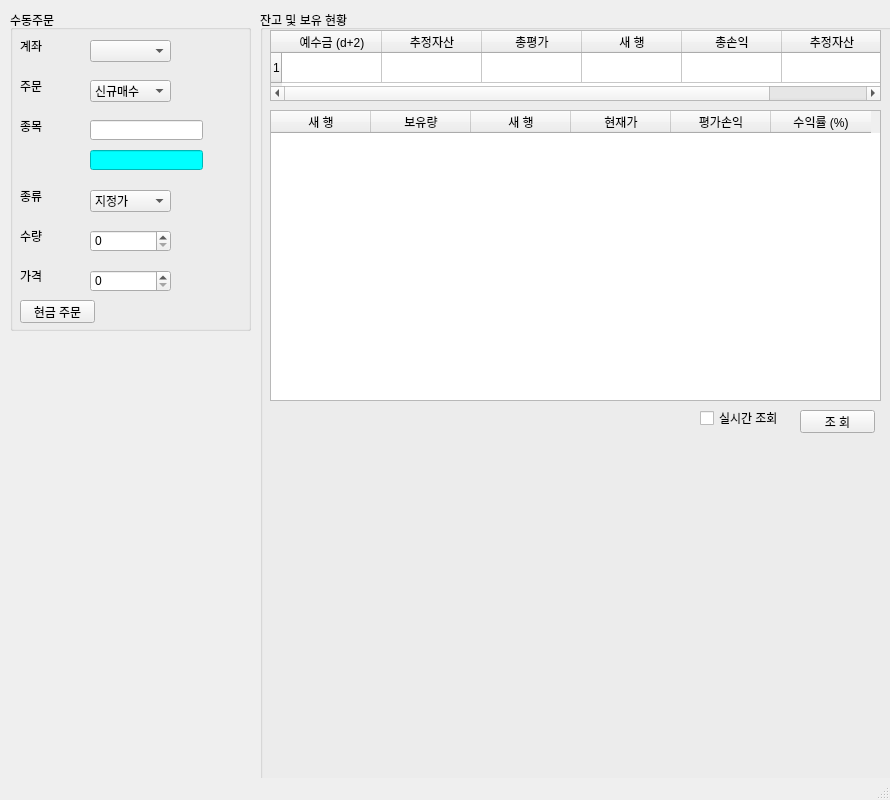
<?xml version="1.0" encoding="UTF-8"?>
<ui version="4.0">
 <class>MainWindow</class>
 <widget class="QMainWindow" name="MainWindow">
  <property name="geometry">
   <rect>
    <x>0</x>
    <y>0</y>
    <width>890</width>
    <height>800</height>
   </rect>
  </property>
  <property name="windowTitle">
   <string>PyTrader v0.3</string>
  </property>
  <property name="windowIcon">
   <iconset>
    <normaloff>../../Desktop/3792056_cross_grave_halloween_tomb_icon.png</normaloff>../../Desktop/3792056_cross_grave_halloween_tomb_icon.png</iconset>
  </property>
  <widget class="QWidget" name="centralwidget">
   <widget class="QGroupBox" name="groupBox">
    <property name="geometry">
     <rect>
      <x>10</x>
      <y>10</y>
      <width>241</width>
      <height>321</height>
     </rect>
    </property>
    <property name="title">
     <string>수동주문</string>
    </property>
    <widget class="QLabel" name="label">
     <property name="geometry">
      <rect>
       <x>10</x>
       <y>30</y>
       <width>56</width>
       <height>12</height>
      </rect>
     </property>
     <property name="text">
      <string>계좌</string>
     </property>
    </widget>
    <widget class="QLabel" name="label_2">
     <property name="geometry">
      <rect>
       <x>10</x>
       <y>110</y>
       <width>56</width>
       <height>12</height>
      </rect>
     </property>
     <property name="text">
      <string>종목</string>
     </property>
    </widget>
    <widget class="QLabel" name="label_3">
     <property name="geometry">
      <rect>
       <x>10</x>
       <y>180</y>
       <width>56</width>
       <height>12</height>
      </rect>
     </property>
     <property name="text">
      <string>종류</string>
     </property>
    </widget>
    <widget class="QLabel" name="label_4">
     <property name="geometry">
      <rect>
       <x>10</x>
       <y>220</y>
       <width>56</width>
       <height>12</height>
      </rect>
     </property>
     <property name="text">
      <string>수량</string>
     </property>
    </widget>
    <widget class="QLabel" name="label_5">
     <property name="geometry">
      <rect>
       <x>10</x>
       <y>70</y>
       <width>56</width>
       <height>12</height>
      </rect>
     </property>
     <property name="text">
      <string>주문</string>
     </property>
    </widget>
    <widget class="QLabel" name="label_6">
     <property name="geometry">
      <rect>
       <x>10</x>
       <y>260</y>
       <width>56</width>
       <height>12</height>
      </rect>
     </property>
     <property name="text">
      <string>가격</string>
     </property>
    </widget>
    <widget class="QComboBox" name="comboBox_2">
     <property name="geometry">
      <rect>
       <x>80</x>
       <y>70</y>
       <width>81</width>
       <height>22</height>
      </rect>
     </property>
     <item>
      <property name="text">
       <string>신규매수</string>
      </property>
     </item>
     <item>
      <property name="text">
       <string>신규매도</string>
      </property>
     </item>
     <item>
      <property name="text">
       <string>매수취소</string>
      </property>
     </item>
     <item>
      <property name="text">
       <string>매도취소</string>
      </property>
     </item>
    </widget>
    <widget class="QComboBox" name="comboBox_3">
     <property name="geometry">
      <rect>
       <x>80</x>
       <y>180</y>
       <width>81</width>
       <height>22</height>
      </rect>
     </property>
     <item>
      <property name="text">
       <string>지정가</string>
      </property>
     </item>
     <item>
      <property name="text">
       <string>시장가</string>
      </property>
     </item>
     <item>
      <property name="text">
       <string/>
      </property>
     </item>
    </widget>
    <widget class="QComboBox" name="comboBox">
     <property name="geometry">
      <rect>
       <x>80</x>
       <y>30</y>
       <width>81</width>
       <height>22</height>
      </rect>
     </property>
    </widget>
    <widget class="QLineEdit" name="lineEdit">
     <property name="geometry">
      <rect>
       <x>80</x>
       <y>110</y>
       <width>113</width>
       <height>20</height>
      </rect>
     </property>
    </widget>
    <widget class="QLineEdit" name="lineEdit_2">
     <property name="geometry">
      <rect>
       <x>80</x>
       <y>140</y>
       <width>113</width>
       <height>20</height>
      </rect>
     </property>
     <property name="styleSheet">
      <string notr="true">background-color: rgb(0, 255, 255);</string>
     </property>
    </widget>
    <widget class="QPushButton" name="pushButton">
     <property name="geometry">
      <rect>
       <x>10</x>
       <y>290</y>
       <width>75</width>
       <height>23</height>
      </rect>
     </property>
     <property name="text">
      <string>현금 주문</string>
     </property>
    </widget>
    <widget class="QSpinBox" name="spinBox">
     <property name="geometry">
      <rect>
       <x>80</x>
       <y>220</y>
       <width>81</width>
       <height>22</height>
      </rect>
     </property>
    </widget>
    <widget class="QSpinBox" name="spinBox_2">
     <property name="geometry">
      <rect>
       <x>80</x>
       <y>260</y>
       <width>81</width>
       <height>22</height>
      </rect>
     </property>
    </widget>
   </widget>
   <widget class="QGroupBox" name="groupBox_2">
    <property name="geometry">
     <rect>
      <x>260</x>
      <y>10</y>
      <width>771</width>
      <height>791</height>
     </rect>
    </property>
    <property name="title">
     <string>잔고 및 보유 현황</string>
    </property>
    <widget class="QTableWidget" name="tableWidget">
     <property name="geometry">
      <rect>
       <x>10</x>
       <y>20</y>
       <width>611</width>
       <height>71</height>
      </rect>
     </property>
     <property name="rowCount">
      <number>1</number>
     </property>
     <row/>
     <column>
      <property name="text">
       <string>예수금 (d+2)</string>
      </property>
     </column>
     <column>
      <property name="text">
       <string>추정자산</string>
      </property>
     </column>
     <column>
      <property name="text">
       <string>총평가</string>
      </property>
     </column>
     <column>
      <property name="text">
       <string>새 행</string>
      </property>
     </column>
     <column>
      <property name="text">
       <string>총손익</string>
      </property>
     </column>
     <column>
      <property name="text">
       <string>추정자산</string>
      </property>
     </column>
    </widget>
    <widget class="QTableWidget" name="tableWidget_2">
     <property name="geometry">
      <rect>
       <x>10</x>
       <y>100</y>
       <width>611</width>
       <height>291</height>
      </rect>
     </property>
     <property name="styleSheet">
      <string notr="true">gridline-color: rgb(20, 55, 255);</string>
     </property>
     <column>
      <property name="text">
       <string>새 행</string>
      </property>
      <property name="background">
       <color>
        <red>0</red>
        <green>0</green>
        <blue>0</blue>
       </color>
      </property>
     </column>
     <column>
      <property name="text">
       <string>보유량</string>
      </property>
     </column>
     <column>
      <property name="text">
       <string>새 행</string>
      </property>
     </column>
     <column>
      <property name="text">
       <string>현재가</string>
      </property>
     </column>
     <column>
      <property name="text">
       <string>평가손익</string>
      </property>
     </column>
     <column>
      <property name="text">
       <string>수익률 (%)</string>
      </property>
     </column>
    </widget>
    <widget class="QCheckBox" name="checkBox">
     <property name="geometry">
      <rect>
       <x>440</x>
       <y>400</y>
       <width>81</width>
       <height>16</height>
      </rect>
     </property>
     <property name="text">
      <string>실시간 조회</string>
     </property>
    </widget>
    <widget class="QPushButton" name="pushButton_2">
     <property name="geometry">
      <rect>
       <x>540</x>
       <y>400</y>
       <width>75</width>
       <height>23</height>
      </rect>
     </property>
     <property name="text">
      <string>조 회</string>
     </property>
    </widget>
   </widget>
  </widget>
  <widget class="QMenuBar" name="menubar">
   <property name="geometry">
    <rect>
     <x>0</x>
     <y>0</y>
     <width>890</width>
     <height>21</height>
    </rect>
   </property>
  </widget>
  <widget class="QStatusBar" name="statusbar"/>
 </widget>
 <resources/>
 <connections/>
</ui>
